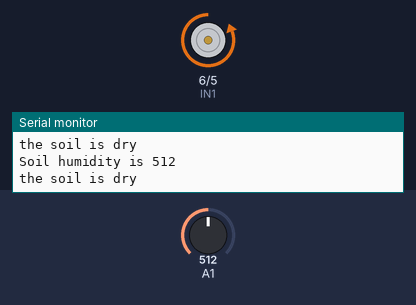
Bench run of a sketch on a simulated Arduino Uno, built with avr-gcc and run on an emulated ATmega328P. Parts: motor-driver pin pairs drawn as motors (green arrow = first pin HIGH = forward, orange = second pin HIGH = backward, longer = more drive), the last lines printed to the serial monitor. The test bench sets the inputs (shaded band); at power-on: A1 = 512.

Above: at 2.8 s.
2.9 s: A1 set to 485
At 4.8 s:
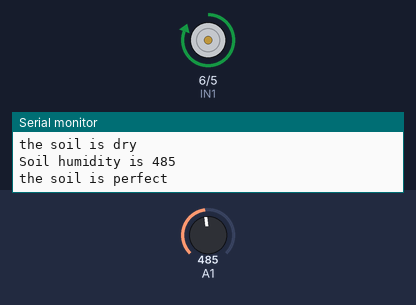
5.6 s: A1 set to 510
At 6.4 s:
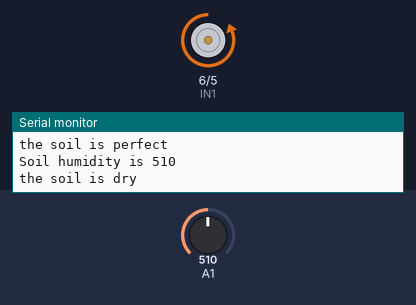
8.3 s: A1 set to 490
At 10.7 s:
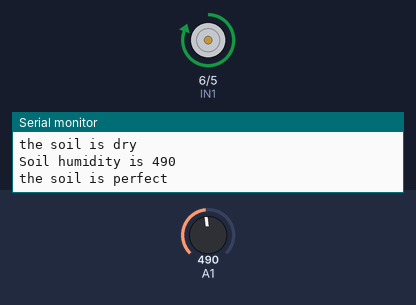
Timing chart, 0 to 12.2 s (numbered marks = the images above; inputs shaded):
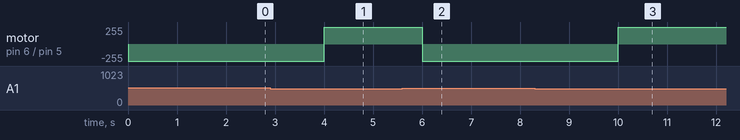

Measured:
- the behaviour switches between 501 and 500 on A1 (found by bisection; images 0 and 1)
- after the input at 2.9 s, motor on pin 6 (IN1) / pin 5 (IN2): backward 255/255 → forward 255/255 after 1.1 s
- after the input at 5.6 s, motor on pin 6 (IN1) / pin 5 (IN2): forward 255/255 → backward 255/255 after 0.40 s
- after the input at 8.3 s, motor on pin 6 (IN1) / pin 5 (IN2): backward 255/255 → forward 255/255 after 1.7 s

The sketch:

Fedha_Valve_Project.ino
```cpp
#define dry_threshold 500
#define wet_threshold 400
#define IN1 6
#define IN2 5
unsigned long valveOpenTime = 0;
unsigned long valveCloseTime = 0;
const unsigned long valveRunningTime = 12000;
bool valveOpen = false;

void setup()
{
  Serial.begin(115200);
  pinMode(IN1, OUTPUT);
  pinMode(IN2, OUTPUT);

}
void loop() {
   // put your main code here, to run repeatedly
  controlValve();
  delay(2000);

}
void openValve()
{
   digitalWrite(IN1, LOW);
   digitalWrite(IN2, HIGH);
   valveOpenTime = millis();

  if(millis() - valveOpenTime >= valveRunningTime)
  {
   digitalWrite(IN1, LOW);
   digitalWrite(IN2, LOW);
   valveOpen =  true;
  }
}
void closeValve()
{
  digitalWrite(IN1, HIGH);
  digitalWrite(IN2, LOW);
  valveCloseTime = millis();

  if( valveOpen && millis()-valveCloseTime >= valveRunningTime)
  {

   digitalWrite(IN1, LOW);
   digitalWrite(IN2, LOW);
   valveOpen = false;
  }


}

void controlValve()
{

   int val = analogRead(A1);
   Serial.print("Soil humidity is ");
   Serial.println(val);


    if (val > dry_threshold && !valveOpen)
  {
     Serial.println("the soil is dry");
     openValve();

  }
  else if (val < wet_threshold)
  {

     Serial.println("the soil is wet");
     closeValve();

  }
  else
  {
    Serial.println("the soil is perfect");
    closeValve();

  }

}
```

digital_meter.c
```cpp
/*
 * main.c
 *
 * Created: 2/15/2024 11:32:14 AM
 *  Author: calvin
 */

#define F_CPU 16000000L
#include <avr/io.h>
#include <avr/interrupt.h>
#include <util/delay.h>
#include <stdio.h>
#include <stdlib.h>
#include <string.h>

#define F_CPU 16000000L
#define LCD_PORT PORTD   // Port connected to the data pins of LCD
#define RS_PIN    PD2    // Register Select pin
#define EN_PIN    PD3    // Enable pin
#define REED_PIN   PB5   // Reed switch pin

volatile uint32_t pulseCount = 0;
volatile uint8_t magnetDetectedFlag = 0;
volatile uint8_t timeExpiredFlag = 0;

void LCD_command(unsigned char cmnd);
void LCD_data(unsigned char data);
void LCD_init();
void LCD_clear();
void LCD_setCursor(uint8_t row, uint8_t col);
void LCD_displayString(const char *str);

ISR (TIMER1_OVF_vect)
{
	TCNT1 = 16383;   // for 1 sec, counter 1,, 16 bit timer,, 16mhz
	timeExpiredFlag = 1;
}

ISR(PCINT0_vect)
{
	if (PINB & (1 << PINB5) && timeExpiredFlag)
	{

		pulseCount ++;
		magnetDetectedFlag = 1;
		timeExpiredFlag = 0;
	}

}


int main(void)
{
	DDRD = 0xFF;
	DDRB &= ~(1 << DDB5);
	TCNT1 = 16383;   // for 1 sec at 16 MHz
	TCCR1A = 0x00;
	TCCR1B = (1<<CS10) | (1<<CS12);;  // Timer mode with 1024 prescler
	TIMSK1 = (1 << TOIE1) ;   // Enable timer1 overflow interrupt(TOIE1)
	PCMSK0 |= (1 << PCINT5);
	PCICR |= (1 << PCIE0);
	LCD_init();
	sei();

	while (1)
	{
		if (magnetDetectedFlag && !timeExpiredFlag)
		{
			LCD_clear();
			float count = pulseCount * 0.001; // Conversion factor: 1 count = 0.001 units
			char countStr[16];
			snprintf(countStr, sizeof(countStr), "Reading: %.3f", count);
			LCD_displayString(countStr);
			magnetDetectedFlag = 0;  // Clear the flag
			_delay_ms(200);  // Delay for smoother display
		}
	}
	return 0;
}

void LCD_command(unsigned char cmnd) {
	LCD_PORT = (LCD_PORT & 0x0F) | (cmnd & 0xF0);  // Send higher nibble
	PORTD &= ~(1 << RS_PIN);  // RS = 0 for command
	PORTD |= (1 << EN_PIN);   // EN = 1
	_delay_us(1);             // Delay
	PORTD &= ~(1 << EN_PIN);   // EN = 0

	_delay_us(200);           // Delay

	LCD_PORT = (LCD_PORT & 0x0F) | ((cmnd & 0x0F) << 4);  // Send lower nibble
	PORTD |= (1 << EN_PIN);   // EN = 1
	_delay_us(1);             // Delay
	PORTD &= ~(1 << EN_PIN);   // EN = 0

	_delay_ms(2);             // Delay
}

void LCD_data(unsigned char data) {
	LCD_PORT = (LCD_PORT & 0x0F) | (data & 0xF0);  // Send higher nibble
	PORTD |= (1 << RS_PIN);   // RS = 1 for data
	PORTD |= (1 << EN_PIN);   // EN = 1
	_delay_us(1);             // Delay
	PORTD &= ~(1 << EN_PIN);   // EN = 0

	_delay_us(200);           // Delay

	LCD_PORT = (LCD_PORT & 0x0F) | ((data & 0x0F) << 4);  // Send lower nibble
	PORTD |= (1 << EN_PIN);   // EN = 1
	_delay_us(1);             // Delay
	PORTD &= ~(1 << EN_PIN);   // EN = 0

	_delay_ms(2);             // Delay
}

void LCD_init() {
	_delay_ms(15);            // Wait for power-up

	LCD_command(0x02);        // Initialize in 4-bit mode
	LCD_command(0x28);        // 4-bit mode, 2-line, 5x8 font
	LCD_command(0x0E);        // Display ON, Cursor ON
	LCD_command(0x06);        // Increment cursor
	LCD_command(0x01);        // Clear display
	_delay_ms(2);             // Delay
}

void LCD_clear() {
	LCD_command(0x01);        // Clear display
	_delay_ms(2);             // Delay
}

void LCD_setCursor(uint8_t row, uint8_t col) {
	uint8_t position = (row == 1) ? (0x80 + col) : (0xC0 + col);
	LCD_command(position);
}

void LCD_displayString(const char *str) {
	while (*str != '\0') {
		LCD_data(*str);
		str++;
	}
}
```
